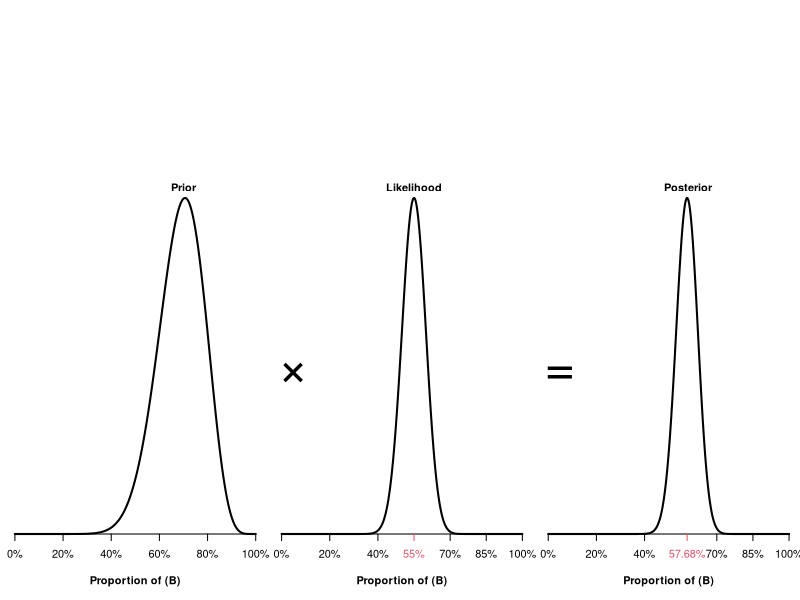

This chart was generated by the following R code:
     prior = function(x) dbeta(x, 15.56689246, 7.051444) 
likelihood = function(x) dbinom(55, 100, x)
 posterior = function(x) prior(x)*likelihood(x)
      mode = optimize(posterior, interval = c(0, 1), maximum = TRUE, tol = 1e-12)[[1]]

 par(mfcol = c(1, 3), mar = c(5, .4, 15, .1), xpd = NA, yaxt = "n", bty = "n", yaxs = "i", lwd = 2, las = 1, font.lab = 2, font = 2)
 
 Prior = curve(prior, n = 1e4, xlab = "Proportion of (B)", ylab = NA, xaxt = "n")$y
 mtext("\u00D7", 4, line = 1, cex = 3, font = 1)
 text(.7, max(Prior), "Prior", pos = 3)
 axis(1, at = axTicks(1), lab = paste0(axTicks(1)*1e2, "%"))
 
 Likelihood = curve(likelihood, n = 1e4, xlab = "Proportion of (B)", ylab = NA, xaxt = "n")$y
 mtext("=", 4, line = 1, cex = 3, font = 1)
 text(.55, max(Likelihood), "Likelihood", pos = 3)
 axis(1, at = c(0, .2, .4, .7, .85, 1), labels = paste0(c(0, .2, .4, .7, .85, 1)*1e2, "%"))
 axis(1, at = .55, labels = paste0(55, "%"), col = 2, col.axis = 2)
 
 Posterior = curve(posterior, n = 1e4, xlab = "Proportion of (B)", ylab = NA, xaxt = "n")$y
 text(.58, max(Posterior), "Posterior", pos = 3)
 axis(1, at = c(0, .2, .4, .7, .85, 1), labels = paste0(c(0, .2, .4, .7, .85, 1)*1e2, "%"))
 axis(1, at = mode, labels = paste0(round(mode, 4)*1e2, "%"), col = 2, col.axis = 2)
